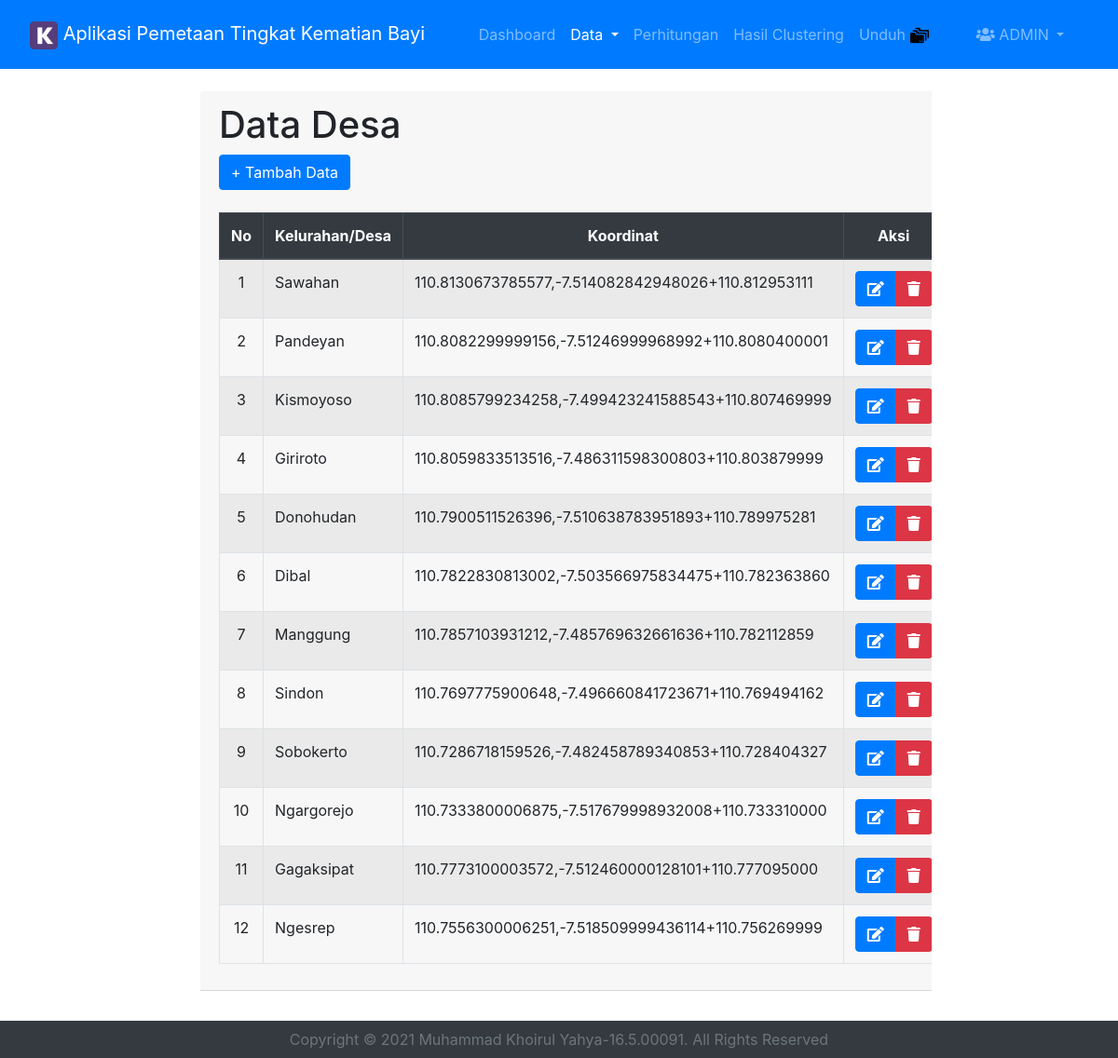
The app's page /admin-datadesa.php (signed in) with its own data.
### tables this page shows
CREATE TABLE `tb_desa` (
  `id_desa` int(11) NOT NULL,
  `nama_desa` varchar(50) NOT NULL,
  `polygon` text NOT NULL
);

### admin-datadesa.php (the view, shortened to what this page needs)
<!doctype html>
<html>
<head>
	<link rel="stylesheet" href="src/css/bootstrap.min.css">
	<link rel="stylesheet" href="//use.fontawesome.com/releases/v5.0.7/css/all.css">
</head>
<body>
	<?php
	include "menu-8.php";
	?>
		<div class="container">
			<div class="row">
				<div class="col-lg-12"><br></div>
				<div class="col-lg-12 col-md-12 table-responsive">
					<div class="card-group">
						<div class="card-header">
							<h1>Data Desa</h1>
								<button type="button" class="btn btn-primary" data-toggle="modal" data-target="#form-tambah">
								  + Tambah Data
								</button><br>
							<br>
							<table class="table table-striped table-bordered">
								<thead class="thead-dark">
									<tr class="nw">
										<th><center>No</center></th>
										<th>Kelurahan/Desa</th>
										<th><center>Koordinat</center></th>
										<th><center>Aksi</center></th>
									</tr>
								</thead>
								<tbody>
									<?php
									include 'koneksi.php';
									$desa = mysqli_query($koneksi, 'SELECT * FROM tb_desa ');
									$no = 1;
									foreach($desa as $key => $val){
										?>
										<tr>
											<td><center><?=$no?></center></td>
											<td><?=$val['nama_desa']?></td>
											<td><?=substr($val['polygon'], 0, 50) ?></td>
											<td><center>
												<div class="btn-group">
													<a href="#" class="btn btn-primary button-edit-modal" data-toggle="modal" data-target="#form-update" data-polygon="<?=$val['polygon']?>" data-nama="<?=$val['nama_desa']?>" data-namae="<?=$val['nama_desa']?>" data-iddesa="<?=$val['id_desa']?>"><i class="fas fa-edit"></i></a>
													<a href="#" class="btn btn-danger button-hapus-modal" data-toggle="modal" data-target="#delete" data-nama="<?=$val['nama_desa']?>" data-iddesa="<?=$val['id_desa']?>"><i class="fas fa-trash"></i></a>
												</div>
												</center>
											</td>
										</tr>
										<?php
										$no++;
									}
									?>
								</tbody>
							</table>
						</div>
					</div>
				</div>
			</div>
		</div>
		<div class="col-lg-12"><br></div>
		<div class="col-lg-12"><br></div>
		<div class="col-lg-12"><br></div>
	<?php
	include "footer.php";
	?>
</body>
</html>

### footer.php (style rules this page uses)
.container { width: 800px; margin: auto; min-height: 100%; }

### records on screen
tb_desa: nama_desa "Sawahan", polygon "110.8130673785577,-7.514082842948026+110.812953111"
tb_desa: nama_desa "Pandeyan", polygon "110.8082299999156,-7.51246999968992+110.8080400001"
tb_desa: nama_desa "Kismoyoso", polygon "110.8085799234258,-7.499423241588543+110.807469999"
tb_desa: nama_desa "Giriroto", polygon "110.8059833513516,-7.486311598300803+110.803879999"
tb_desa: nama_desa "Donohudan", polygon "110.7900511526396,-7.510638783951893+110.789975281"
tb_desa: nama_desa "Dibal", polygon "110.7822830813002,-7.503566975834475+110.782363860"
tb_desa: nama_desa "Manggung", polygon "110.7857103931212,-7.485769632661636+110.782112859"
tb_desa: nama_desa "Sindon", polygon "110.7697775900648,-7.496660841723671+110.769494162"
tb_desa: nama_desa "Sobokerto", polygon "110.7286718159526,-7.482458789340853+110.728404327"
tb_desa: nama_desa "Ngargorejo", polygon "110.7333800006875,-7.517679998932008+110.733310000"
tb_desa: nama_desa "Gagaksipat", polygon "110.7773100003572,-7.512460000128101+110.777095000"
tb_desa: nama_desa "Ngesrep", polygon "110.7556300006251,-7.518509999436114+110.756269999"
